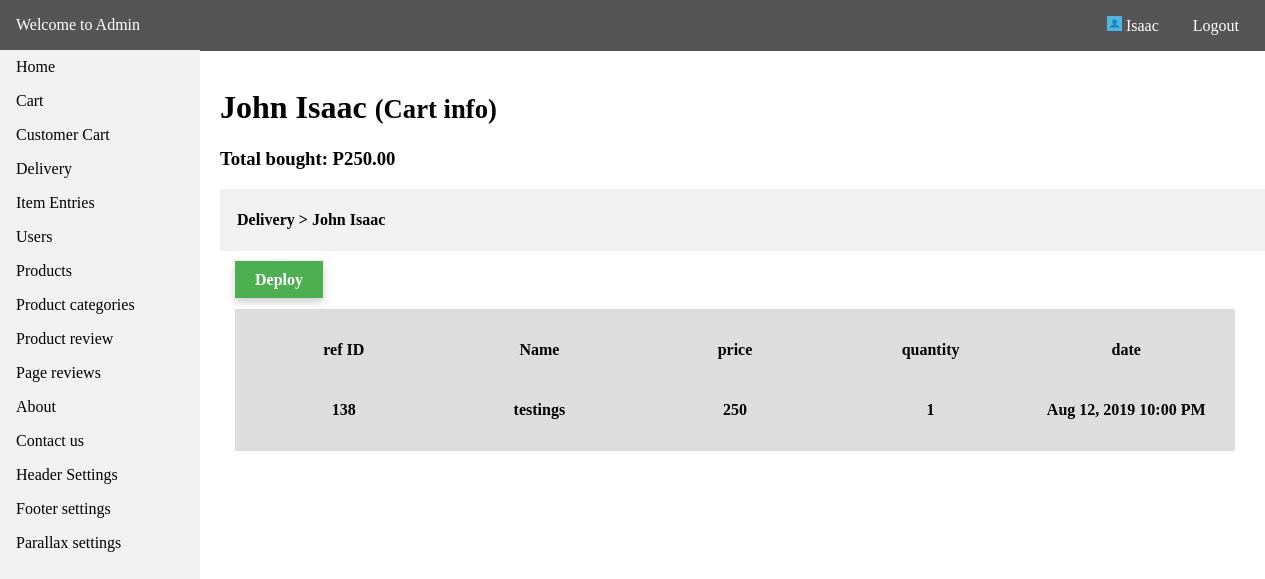
Before: /admin/customer_cart_info.php?id=1 (signed in) with the older database file.
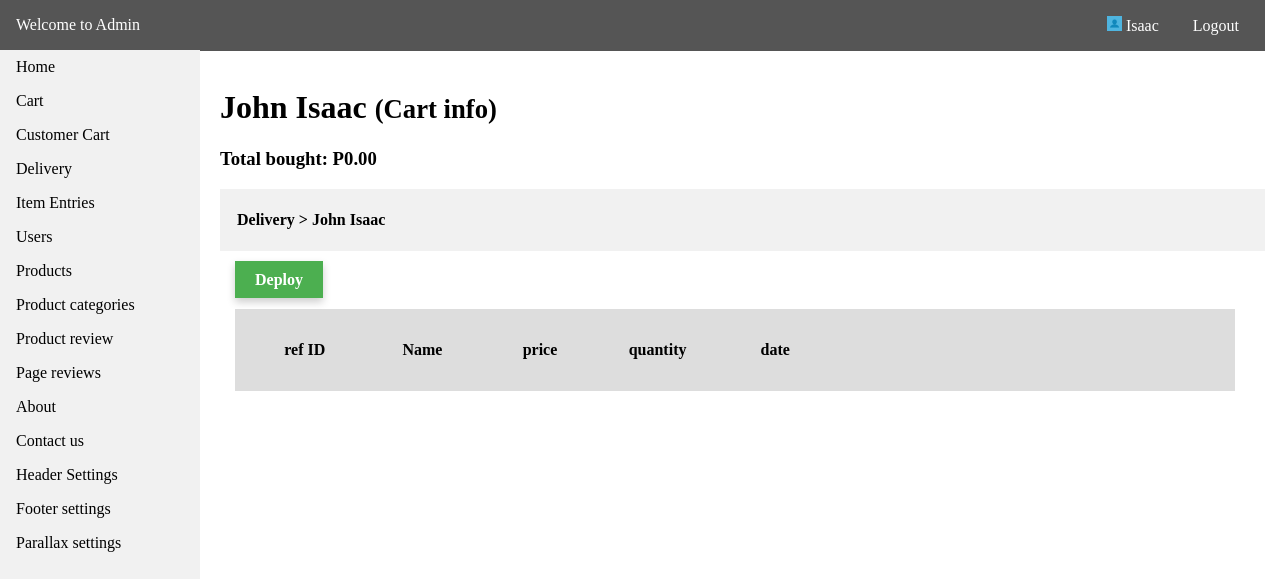
After: the same page with the newer database file.
### tables this page shows
CREATE TABLE `tbl_menus` (
  `id` int(11) NOT NULL,
  `menu_name` varchar(255) NOT NULL,
  `menu_link` varchar(255) NOT NULL,
  `date_created` datetime NOT NULL DEFAULT CURRENT_TIMESTAMP
);

CREATE TABLE `tbl_user_items` (
  `id` int(11) NOT NULL,
  `ref_id` int(11) NOT NULL,
  `user_name` varchar(255) NOT NULL,
  `title` varchar(255) NOT NULL,
  `price` int(20) NOT NULL,
  `quantity` int(11) NOT NULL,
  `date_created` datetime NOT NULL DEFAULT CURRENT_TIMESTAMP
);

### api/dbh.php (called while the page is built, shortened)
<?php
class dbh {
    public function __construct() {
        $this->servername = HOST;
        $this->username = USER;
        $this->password = PASS;
        $this->dbname = DBNAME;
        $this->conn = mysqli_connect($this->servername,$this->username,$this->password,$this->dbname);
    }
}
?>

### config.php (called while the page is built, shortened)
<?php
include API.'dbh.php';
include API.'viewUser.php';
$viewUser = new ViewUser;
?>

### api/viewUser.php (called while the page is built, shortened)
<?php
class ViewUser extends User {
    public function get_query($query) {
        $res = mysqli_query($this->conn,$query);
        return $res;
    }
    public function select_where($table_name, $where_condition)
      {
           $condition = '';
           $array = array();
           foreach($where_condition as $key => $value)
           {
                $condition .= $key . " = '".$value."' AND ";
           }
           $condition = substr($condition, 0, -5);
           $query = "SELECT * FROM ".$table_name." WHERE " . $condition;
           $result = mysqli_query($this->conn, $query);
           while($row = mysqli_fetch_array($result))
           {
                $array[] = $row;
           }
           return $array;
      }
    public function datetime($string) {
        $date_format = "M d, Y h:i A";
        $date_content = strtotime($string);
        $date = date($date_format, $date_content);
        return $date;
    }
}
?>

### admin/customer_cart_info.php (the view, shortened to what this page needs)
<?php
include '../config.php';
    $table = "tbl_user";
    $id = array(
        'id' => $_GET['id']
    );
    $res = $viewUser->select_where($table, $id);
    foreach ($res as $data) {
        $name = $data['firstname'];
        $email = $data['username'];
    }
?>
<!DOCTYPE html>
<html>
<head>
    <link rel="stylesheet" type="text/css" media="screen" href="admin_css/main.css" />
</head>
<body>
<?php
include 'require/nav.php';
?>
<div class="container">
    <br>
<h1><?php echo $name; ?> <small>(Cart info)</small></h1>
            <?php
            $query = "SELECT sum(price) FROM tbl_user_items WHERE `user_name` = '$email'";
            $res = $viewUser->get_query($query);
            foreach($res as $item) {
                $total = $item['sum(price)'];
                $consume = number_format($total,2);
            }
            ?>
            <div class="options">
                <h3>Total bought: P<?php echo $consume;?></h3>
            </div>
<div style="background-color:#f1f1f1;padding:1px;"><h4>&nbsp &nbsp <a style="color:#000;text-decoration:none;" href="<?php echo ADMIN_URL.'delivery.php';?>">Delivery</a> > <?php echo $name; ?></h4></div>
    <div class="content">
        <div class="row">
            <div class="options">
                <a class="update" href="<?php echo ADMIN_URL.'ajax/todeliver.php?customer='.$email;?>">Deploy</a>
            </div>
            <div style="padding: 20px;float:left;">
                <div style="padding:10px;width:1000px;background-color:#ddd;">
                    <table>
                        <tr>
                            <th>ref ID</th>
                            <th>Name</th>
                            <th>price</th>
                            <th>quantity</th>
                            <th>date</th>
                        </tr>
            <?php
                $query = "SELECT * FROM tbl_user_items WHERE `user_name` = '$email'";
                $res = $viewUser->get_query($query);
                foreach($res as $row) {
                    $ref_id = $row['ref_id'];
                    $title = $row['title'];
                    $price = $row['price'];
                    $quantity = $row['quantity'];
                    $date = $row['date_created'];
                    $date_ = $viewUser->datetime($date);
                    ?>
                    <tr>
                        <th><?php echo $ref_id;?></th>
                        <th><?php echo $title;?></th>
                        <th><?php echo $price;?></th>
                        <th><?php echo $quantity;?></th>
                        <th><?php echo $date_;?></th>
                    </tr>
                    <?php
                }
            ?>
                    </table>
                </div>
            </div>
    </div>
    </div>
</div>
</body>
</html>

### admin/require/nav.php (shortened to what this page needs)
<div class="header">
    <p><a style="color:#fff;text-decoration:none;" href="<?php echo ADMIN_URL.'home.php';?>">Welcome to Admin</a></p>
    <div class="head-content">
        <p style="cursor:pointer;"><img src="<?php echo BASE_URL; ?>image/sample-image.jpg" style="height:15px;width:15px;" alt=""> <?php echo $_SESSION["admin"]; ?></p>
        <p><a style="color:#fff;text-decoration:none;" href="<?php echo ADMIN_URL.'logout.php';?>">Logout</a></p>
    </div>
</div>
<nav class="navi">
    <ul>
        <li><a href="<?php echo ADMIN_URL.'home.php';?>">Home</a></li>
    <?php
        $tbl = "SELECT * FROM tbl_menus";
        $res = $viewUser->get_query($tbl);
        while($row = $res->fetch_assoc()) {
            $menu = $row['menu_name'];
            $link = $row['menu_link'];
    ?>
        <li><a href="<?php echo ADMIN_URL.$link.'.php'; ?>"><?php echo ucfirst($menu); ?></a></li>
    <?php
        }
    ?>
    </ul>
</nav>

Changed rows visible on the page:
removed tbl_user_items: ref "138", title "testings", price "250", quantity "1", date_created "Aug 12, 2019 10:00 PM"
Other visible differences:
$consume: "250.00" → "0.00"
